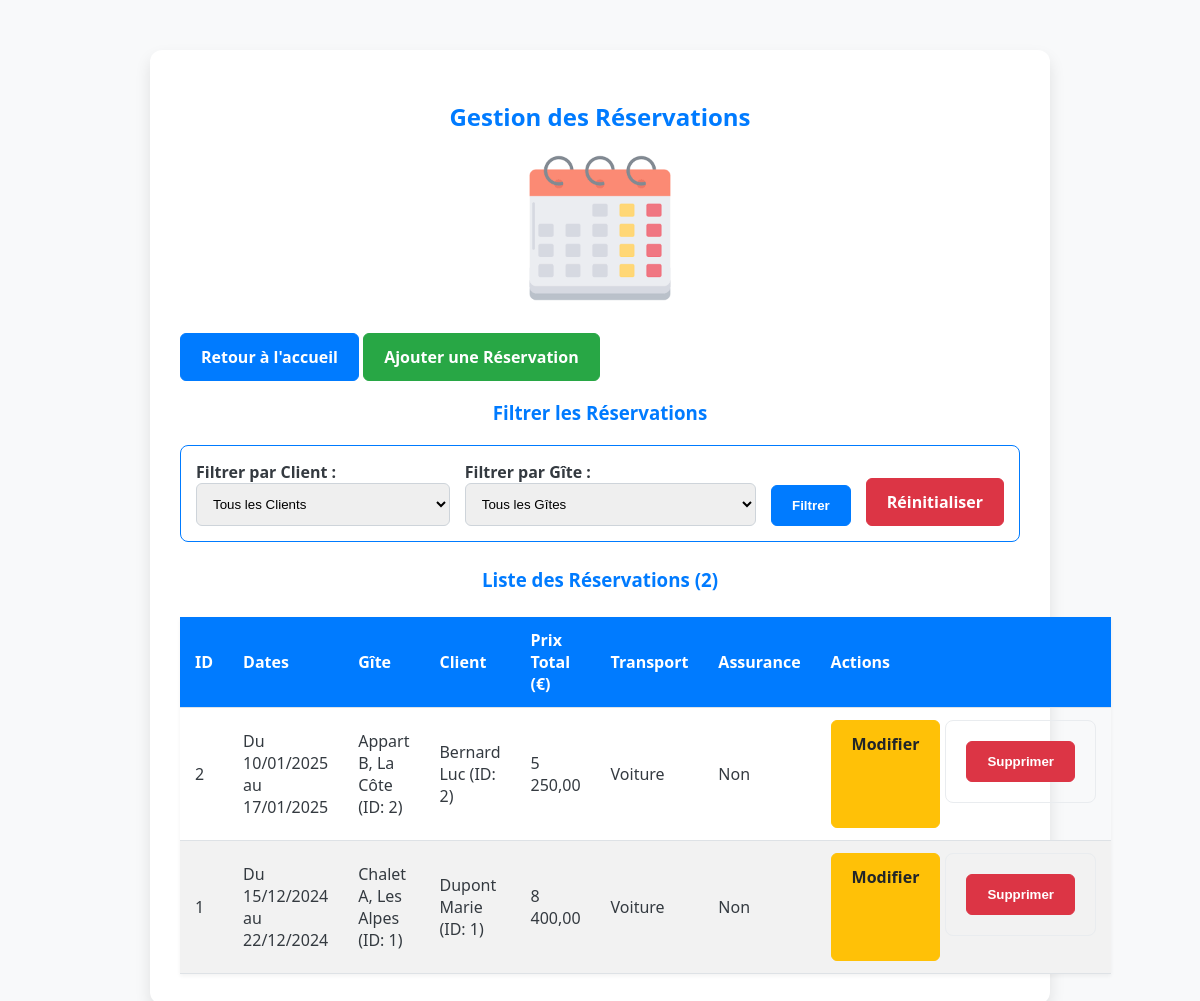
/index.php?page=gestion_reservation (signed in), run on the app's committed database.
### tables this page shows
CREATE TABLE reservation (
    idreservation INT AUTO_INCREMENT PRIMARY KEY,
    datedebut DATE NOT NULL,
    datefin DATE NOT NULL,
    prix INT NOT NULL,

    transport ENUM('voiture', 'train', 'avion') NOT NULL,
    assurance TINYINT(1) NOT NULL DEFAULT 0,

    idclient INT NOT NULL,
    idgite INT NOT NULL,

    statut_r ENUM('en cours', 'terminé', 'non réservé') NOT NULL,
    rapport TEXT,

    CONSTRAINT fk_reservation_client
        FOREIGN KEY (idclient) REFERENCES client(idclient)
        ON DELETE CASCADE,

    CONSTRAINT fk_reservation_gite
        FOREIGN KEY (idgite) REFERENCES gite(idgite)
        ON DELETE CASCADE
);

CREATE TABLE gite (
    idgite INT PRIMARY KEY AUTO_INCREMENT,
    adresse VARCHAR(150) UNIQUE NOT NULL, 
    surface INT NOT NULL, 
    nbpieces INT NOT NULL, 
    loyer INT NOT NULL, 
    idproprio INT NOT NULL,
    FOREIGN KEY (idproprio) REFERENCES proprio(idproprio) ON DELETE CASCADE
);

CREATE TABLE client (
    idclient INT PRIMARY KEY AUTO_INCREMENT,
    nom VARCHAR(50) NOT NULL, 
    prenom VARCHAR(50) NOT NULL, 
    adresse VARCHAR(150) UNIQUE NOT NULL, 
    email VARCHAR(150) UNIQUE NOT NULL, 
    mdp VARCHAR(150) NOT NULL, 
    telephone BIGINT UNIQUE NOT NULL
);

### index.php (called while the page is built)
<?php
require_once 'controleur/controleur.class.php';
$controleur = new Controleur();
$controleur->gererRequete();
?>

### modele/modele.class.php (called while the page is built, shortened)
<?php
require_once 'config_db.php';
class Modele {
    protected $pdo;
    public function __construct() {
        $this->pdo = ConnexionDB::getInstance()->getPDO();
    }
    public function selectAllReservations($filters = []) {
        $sql = "SELECT r.*, c.nom as client_nom, c.prenom as client_prenom, g.adresse as gite_adresse
                FROM reservation r
                INNER JOIN client c ON r.idclient = c.idclient
                INNER JOIN gite g ON r.idgite = g.idgite
                WHERE 1=1";
        $params = [];
        $sql .= " ORDER BY r.datedebut DESC";
        $stmt = $this->pdo->prepare($sql);
        $stmt->execute($params);
        return $stmt->fetchAll();
    }
}
?>

### modele/config_db.php (called while the page is built)
<?php
class ConnexionDB {
    private static $instance = null;
    private $pdo;
    private function __construct() {
        $host = 'localhost';
        $db   = 'n&s_31_jv';
        $user = 'root';
        $pass = '';
        $charset = 'utf8mb4';
        $dsn = "mysql:host=$host;dbname=$db;charset=$charset";
        $options = [
            PDO::ATTR_ERRMODE            => PDO::ERRMODE_EXCEPTION,
            PDO::ATTR_DEFAULT_FETCH_MODE => PDO::FETCH_ASSOC,
            PDO::ATTR_EMULATE_PREPARES   => false,
        ];
        try {
            $this->pdo = new PDO($dsn, $user, $pass, $options);
        } catch (\PDOException $e) {
            die("Erreur de connexion à la base de données : " . $e->getMessage());
        }
    }
    public static function getInstance() {
        if (self::$instance == null) {
            self::$instance = new ConnexionDB();
        }
        return self::$instance;
    }
    public function getPDO() {
        return $this->pdo;
    }
}
?>

### vue/vue_select_reservation.php (the view, shortened to what this page needs)
<?php
$reservations = $donnees;
?>
<!DOCTYPE html>
<html lang="fr">
<head>
    <link rel="stylesheet" href="css/style.css">
</head>
<body>
    <div class="container">
        <div class="gestion-header">
            <h2>Gestion des Réservations</h2>
            <img src="images/reservation_calendar.png" alt="Gestion des Réservations" class="gestion-image">
        </div>
        <p>
            <a href="index.php?page=home" class="btn btn-primary">Retour à l'accueil</a>
            <a href="index.php?page=vue_insert_reservation" class="btn btn-success">Ajouter une Réservation</a>
        </p>
        <h3>Filtrer les Réservations</h3>
        <form method="GET" action="index.php" style="display: flex; gap: 15px; border: 1px solid #007bff; padding: 15px; align-items: flex-end;">
            <div style="flex-grow: 1;">
                <label for="filter_client">Filtrer par Client :</label>
                <select id="filter_client" name="filter_client" style="width: 100%;">
                    <option value="">Tous les Clients</option>
                </select>
            </div>
            <div style="flex-grow: 1;">
                <label for="filter_gite">Filtrer par Gîte :</label>
                <select id="filter_gite" name="filter_gite" style="width: 100%;">
                    <option value="">Tous les Gîtes</option>
                </select>
            </div>
            <button type="submit" class="btn btn-primary" style="height: fit-content; margin-top: 10px;">Filtrer</button>
            <a href="index.php?page=gestion_reservation" class="btn btn-danger" style="height: fit-content; margin-top: 10px;">Réinitialiser</a>
        </form>
        <h3>Liste des Réservations (<?php echo count($reservations); ?>)</h3>
        <table>
            <thead>
                <tr>
                    <th>ID</th>
                    <th>Dates</th>
                    <th>Gîte</th>
                    <th>Client</th>
                    <th>Prix Total (€)</th>
                    <th>Transport</th>
                    <th>Assurance</th>
                    <th>Actions</th>
                </tr>
            </thead>
            <tbody>
                <?php foreach ($reservations as $res): ?>
                <tr>
                    <td><?php echo $res['idreservation']; ?></td>
                    <td>Du <?php echo date('d/m/Y', strtotime($res['datedebut'])); ?> au <?php echo date('d/m/Y', strtotime($res['datefin'])); ?></td>
                    <td><?php echo $res['gite_adresse']; ?> (ID: <?php echo $res['idgite']; ?>)</td>
                    <td><?php echo $res['client_nom'] . ' ' . $res['client_prenom']; ?> (ID: <?php echo $res['idclient']; ?>)</td>
                    <td><?php echo number_format($res['prix'], 2, ',', ' '); ?></td>
                    <td><?php echo ucfirst($res['transport']); ?></td>
                    <td><?php echo $res['assurance'] == 1 ? 'Oui' : 'Non'; ?></td>
                    <td class="table-actions">
                        <a href="index.php?page=vue_insert_reservation&id=<?php echo $res['idreservation']; ?>" class="btn btn-warning">Modifier</a>
                        <form method="POST" style="display:inline;" action="index.php?page=gestion_reservation">
                            <button type="submit" class="btn btn-danger" onclick="return confirm('Êtes-vous sûr de vouloir supprimer cette réservation ?')">Supprimer</button>
                        </form>
                    </td>
                </tr>
                <?php endforeach; ?>
            </tbody>
        </table>
    </div>
</body>
</html>

### controleur/controleur.class.php (shortened to what this page needs)
<?php
require_once 'modele/modele.class.php';
class Controleur {
    protected $modele;
    public function __construct() {
        $this->modele = new Modele();
    }
    public function gererRequete() {
        $page = $_GET['page'] ?? 'connexion';
        switch ($page) {
            case 'gestion_gite':
            case 'gestion_reservation':
                $this->gererCrud($page);
                break;
        }
    }
    protected function afficherVue($nomVue, $donnees = []) {
        extract($donnees);
        $cheminVue = 'vue/' . $nomVue . '.php';
        if (file_exists($cheminVue)) {
            require $cheminVue;
        } else {
            $message = "La vue '$nomVue' est introuvable.";
            require 'vue/erreur.php';
        }
    }
    private function gererCrud($page) {
        $table = str_replace('gestion_', '', $page);
        $message = $_GET['msg'] ?? '';
        if ($table === 'reservation') {
            $this->gererReservations($message);
        } else {
            $donnees = $this->modele->selectAll($table);
            $this->afficherVue('vue_select_' . $table, ['donnees' => $donnees, 'message' => $message, 'table' => $table]);
        }
    }
    private function gererReservations($message = '') {
        $filters = [
            'idclient' => $_GET['filter_client'] ?? null,
            'idgite' => $_GET['filter_gite'] ?? null,
        ];
        $peut_modifier = $_SESSION['user_statut'] !== 'client';
        $donnees = $this->modele->selectAllReservations($filters);
        $clients_list = [];
        $gites_list = [];
        if ($peut_modifier) {
            $clients_list = $this->modele->selectAll('client');
            $gites_list = $this->modele->selectAll('gite');
        }
        $this->afficherVue('vue_select_reservation', [
            'donnees' => $donnees,
            'message' => $message,
            'filters' => $filters,
            'clients_list' => $clients_list,
            'gites_list' => $gites_list,
            'peut_modifier' => $peut_modifier
        ]);
    }
}
?>

### css/style.css (style rules this page uses)
body { font-family: 'Segoe UI', Tahoma, Geneva, Verdana, sans-serif; background-color: #f8f9fa; color: #343a40; margin: 0; padding: 0; display: flex; justify-content: center; align-items: flex-start; min-height: 100vh; }
.container { background-color: #ffffff; padding: 30px; margin-top: 50px; border-radius: 12px; box-shadow: 0 8px 16px rgba(0, 0, 0, 0.1); width: 90%; max-width: 900px; box-sizing: border-box; }
h1, h2, h3 { text-align: center; color: #007bff; margin-bottom: 20px; }
form { display: grid; grid-template-columns: 1fr; gap: 15px; padding: 20px; border: 1px solid #e9ecef; border-radius: 8px; margin-bottom: 25px; }
label { font-weight: bold; margin-bottom: 5px; }
input[type="text"], input[type="email"], input[type="password"], input[type="date"], input[type="number"], select { padding: 12px; border: 1px solid #ced4da; border-radius: 6px; width: 100%; box-sizing: border-box; transition: border-color 0.3s; }
.btn { text-decoration: none; padding: 12px 20px; border-radius: 6px; cursor: pointer; font-weight: bold; transition: background-color 0.3s, opacity 0.3s; text-align: center; display: inline-block; }
.btn-primary { background-color: #007bff; color: white; border: 1px solid #007bff; }
.btn-success { background-color: #28a745; color: white; border: 1px solid #28a745; }
.btn-warning { background-color: #ffc107; color: #212529; border: 1px solid #ffc107; }
.btn-danger { background-color: #dc3545; color: white; border: 1px solid #dc3545; }
table { width: 100%; border-collapse: collapse; margin-top: 25px; box-shadow: 0 2px 4px rgba(0, 0, 0, 0.05); }
th, td { padding: 12px 15px; text-align: left; border-bottom: 1px solid #dee2e6; }
th { background-color: #007bff; color: white; font-weight: bold; }
tr:nth-child(even) { background-color: #f2f2f2; }
.table-actions { display: flex; gap: 5px; }
.gestion-header { text-align: center; }
.gestion-image { max-width: 100%; height: 150px; display: block; margin: 15px auto 30px auto; border-radius: 8px; object-fit: cover; opacity: 0.8; }

### data on the page
reservation: idreservation "2", datedebut "10/01/2025", datefin "17/01/2025", idgite.adresse "Appart B, La Côte", idgite "2", idclient.nom "Bernard", idclient.prenom "Luc", idclient "2", prix "5 250,00", transport "Voiture", assurance "Non"
reservation: idreservation "1", datedebut "15/12/2024", datefin "22/12/2024", idgite.adresse "Chalet A, Les Alpes", idgite "1", idclient.nom "Dupont", idclient.prenom "Marie", idclient "1", prix "8 400,00", transport "Voiture", assurance "Non"

### other printed values
count($reservations) "2"
